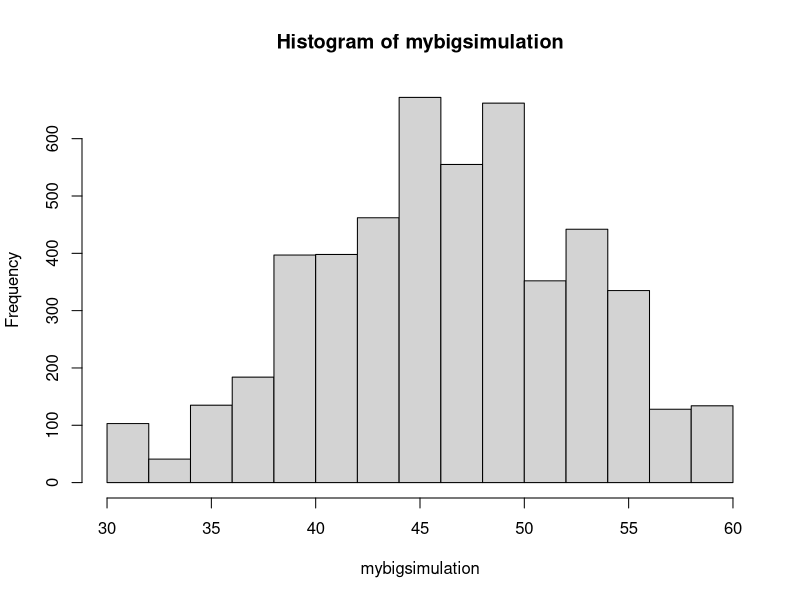

Write the R code that produced this figure.
# Lesson 1 - Activity 2
# Lesson 2


#------------Lesson 1 - Activity 2----------------------#

all_employees <- c(25, 33, 35, 38, 48, 55, 55, 55, 56, 64)
mean(all_employees)

laidoff <- c(55, 55, 64)
mean(laidoff)

#5
mean(sample(all_employees,3,replace=FALSE))

#6
mean(sample(all_employees,3,replace=FALSE))
mean(sample(all_employees,3,replace=FALSE))
mean(sample(all_employees,3,replace=FALSE))
mean(sample(all_employees,3,replace=FALSE))
mean(sample(all_employees,3,replace=FALSE))
mean(sample(all_employees,3,replace=FALSE))
mean(sample(all_employees,3,replace=FALSE))
mean(sample(all_employees,3,replace=FALSE))
mean(sample(all_employees,3,replace=FALSE))

#Repeating above using the replicate() function
mysimulation <- replicate(10,mean(sample(all_employees,3,replace=FALSE)))
mysimulation

set.seed(1000000)
mysimulation <- replicate(10,mean(sample(all_employees,3,replace=FALSE)))
mysimulation

set.seed(2320)
mybigsimulation <- replicate(5000,mean(sample(all_employees,3,replace=FALSE)))
hist(mybigsimulation)
table(mybigsimulation)

(128+134)/5000 #proportion of simulations yielded 58 or larger
#0.0524

sum(mybigsimulation >= 58)/5000

#Example of logic
(mybigsimulation >= 58)




#-----------------------------Notes 2------------------------------#


statement <- "Hello World!"
height <- 72
mylogic <- TRUE
mylogic2 <- "TRUE"

length(statement)
is.character(statement)
is.character(height)
is.character(mylogic2)
is.numeric(height)

name <- c("Laura","Taylor")
length(name)

is.vector(statement)


#Example #1
a <- c(11, 13, 15, 1, 9, 7, 7, 10)
b <- seq(5,10,1)

a[3]

a[1] <- 8
a



a[3:6]

subset <- a[3:6]
subset

a[c(1,5,7)]

c(3:10)

3:10

seq(3:10)

seq(3,10,2)

a[-3]

x <- rep(4,10)
x

is.numeric(x)
is.character(x)
is.logical(x)
is.vector(x)

#############
#Exercises #2

?matrix

y <- matrix(1:10, ncol=2)
y

dim(y)

w <- matrix(1:10, nrow=2)
w

w[2,4]

y[,2]

y[2,]

w[1,c(4,5)]

z <- matrix(rep(10,12),3,4)
z
zb <- matrix(10,3,4)
zb

z2 <- matrix(10,3,4)

q <- matrix(10:18,3,3)


#Lesson 1 - Activity 1 follow-up
outcomes <- c(0,1)
results10 <- replicate(10,sum(sample(outcomes,7,replace=TRUE)))
results10

results10b <- replicate(10,sample(outcomes,7,replace=TRUE))
results10b













